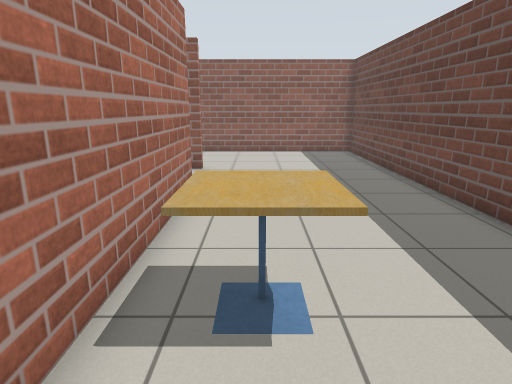
View 1 (above)

16 first-person views from a walk through a Gazebo world. The camera is 1.2 m above the floor, tilts 14° down and sees 75° across. The floor is counted in squares, 0.5 m on a side. Each view is taken from the middle of a square. On the plan, view 1 faces up. The plan holds only what a view shows up to about 19 squares ahead; the rest is blank. Simple patterns stand in for the simulator's built-in surfaces.

View 2
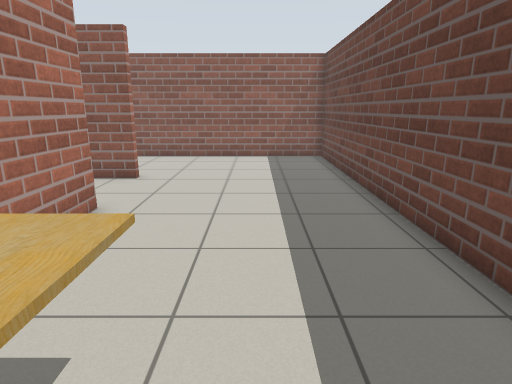

View 3
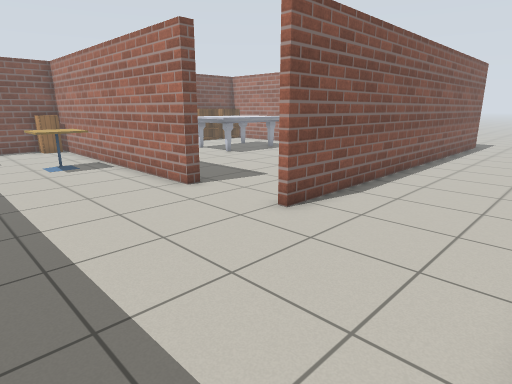

View 4
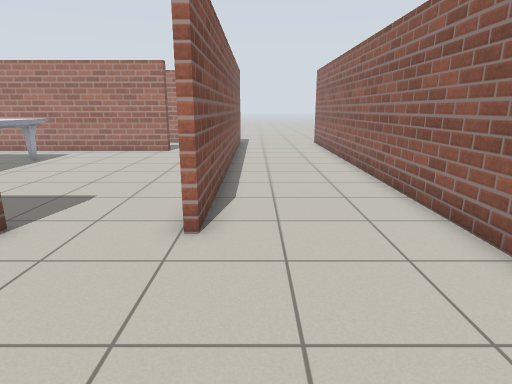

View 5
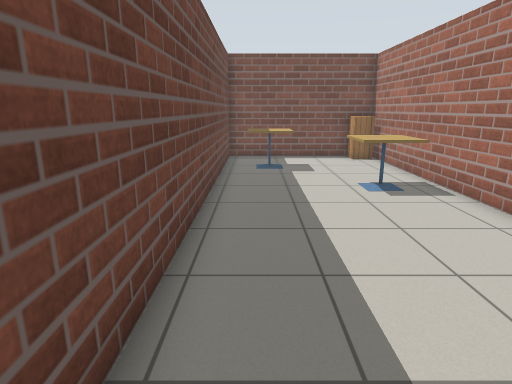

View 6
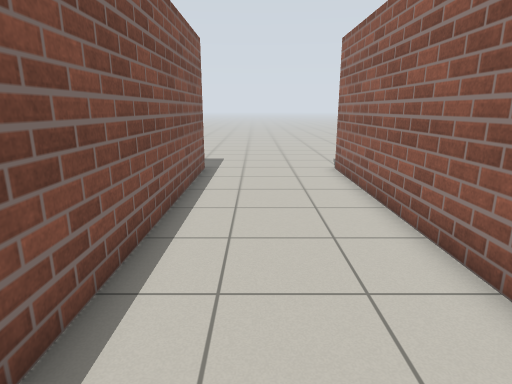

View 7
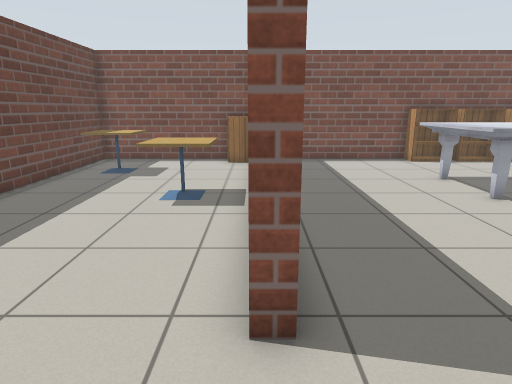

View 8
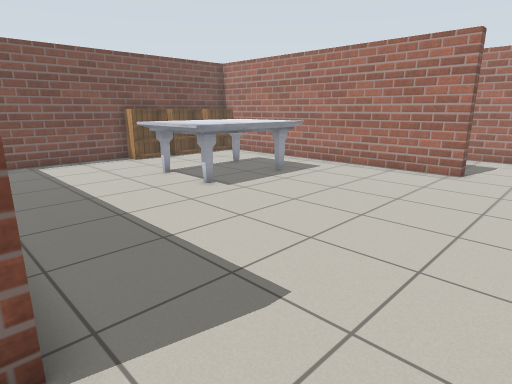

View 9
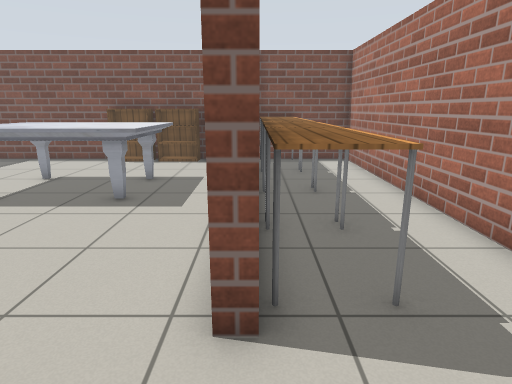

View 10
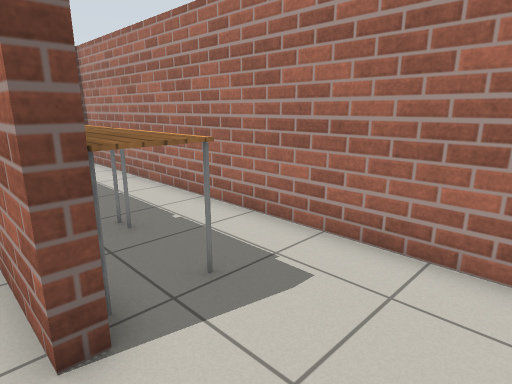

View 11
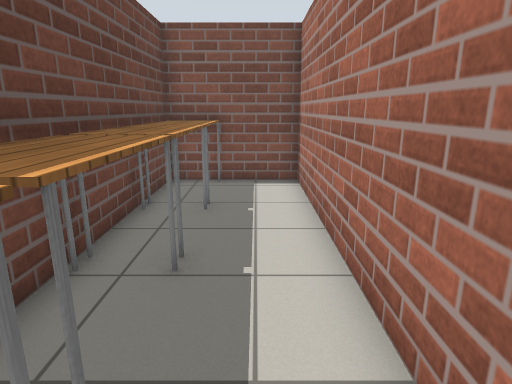

View 12
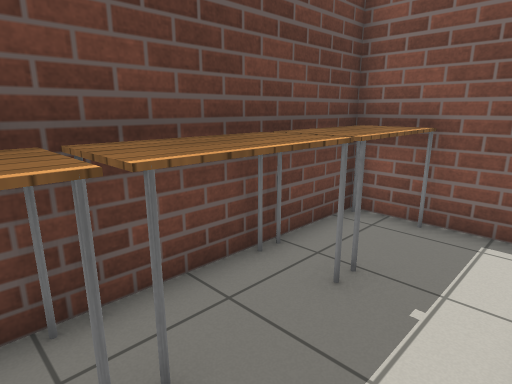

View 13
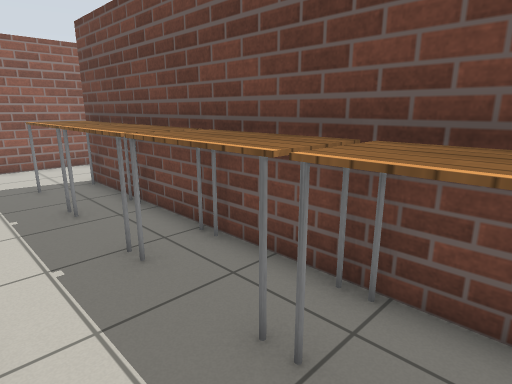

View 14
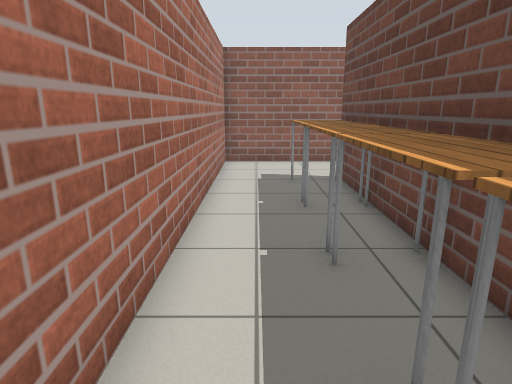

View 15
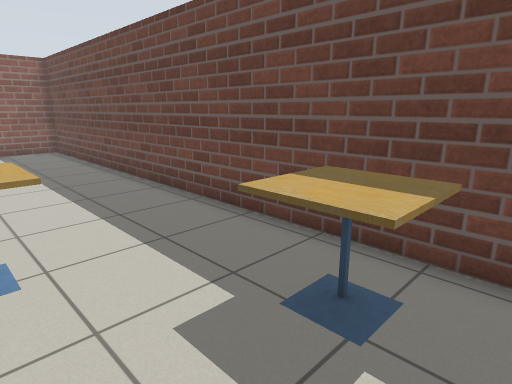

View 16
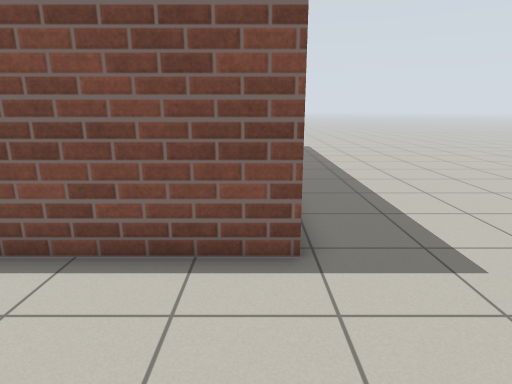

### Floor plan
Points are (right, up) in squares from view 1. A wall is a line through its corners. A room is listed if a view was taken in it or the views show most of it. See-through windows are left out.
Room 1 (views 1, 2, 3, 4, 5, 6, 7, 8, 15, 16)
walls: (-1.9, 9.9) (-1.9, -3.3) (5.4, -3.3) (5.4, 19.3) (-20.8, 19.3); (-20.7, 13.9) (-2.2, 13.9) (-2.2, 13.6)
ways out: opening at (-1.2, 11.5) to room 3
objects: cabinet (-1, -3) to (-1, -2); cafe table (-1, 3) to (1, 4); cafe table (3, -1) to (4, 1)
Room 2 (views 9, 11, 12, 13, 14)
walls: (-14.7, 13.6) (-20.4, 13.6) (-20.4, -3.3) (-18.4, -3.3); (-16, -3.3) (-16, 9.9) (-15.5, 9.9)
ways out: opening at (-16, 11.5) to room 3
objects: table (-18, -3) to (-17, 0); table (-18, 1) to (-17, 3); table (-18, 4) to (-17, 6); table (-18, 7) to (-17, 9)
Room 3 (view 10)
walls: (-2.5, 9.9) (-1.9, 9.9); (-2.2, 13.6) (-3.7, 13.6); (-8.6, -3.3) (-3.4, -3.3); (-15.5, 9.9) (-15.5, -1.5)
ways out: opening at (-1.2, 11.5) to room 1; opening at (-16, 11.5) to room 2
objects: other object (-15, -3) to (-14, -3); bookshelf (-13, -3) to (-12, -3); marble table (-13, 1) to (-8, 4); bookshelf (-11, -3) to (-9, -3)

Where each view was taken, in squares from view 1:
view 1: 0 up, 0 right, facing up
view 2: 2 up, 2 right, facing up
view 3: 19 up, 4 right, facing down-left
view 4: 15 up, 4 right, facing left
view 5: 14 up, 4 right, facing down
view 6: 16 up, 7 left, facing left
view 7: 13 up, 2 left, facing down
view 8: 13 up, 2 left, facing down-left
view 9: 13 up, 16 left, facing down
view 10: 13 up, 15 left, facing down-left
view 11: 8 up, 19 left, facing down
view 12: 4 up, 20 left, facing down-right
view 13: 2 down, 20 left, facing up-right
view 14: 2 down, 19 left, facing up
view 15: 2 down, 0 right, facing up-right
view 16: 19 up, 20 left, facing down
